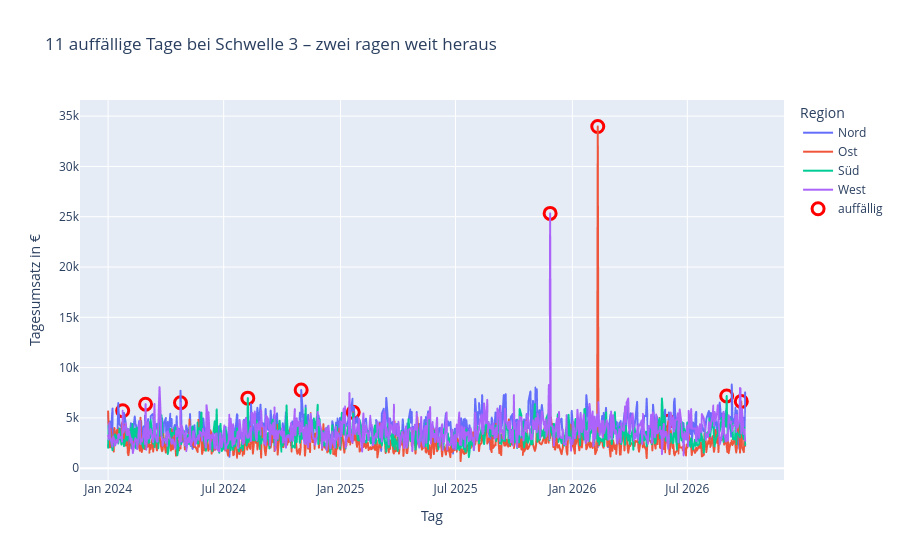

This figure's notebook cell:
### Markdown cell above
## Schritt 3 (fertig): Diagramm und Liste der auffälligen Tage

### Code cell
ergebnis = find_anomalies(tage, schwelle=3)
auffaellig = ergebnis[ergebnis["auffaellig"]]

fig = px.line(ergebnis, x="datum", y="umsatz", color="region",
              title="11 auffällige Tage bei Schwelle 3 – zwei ragen weit heraus",
              labels={"datum": "Tag", "umsatz": "Tagesumsatz in €", "region": "Region"})
fig.add_scatter(x=auffaellig["datum"], y=auffaellig["umsatz"], mode="markers", name="auffällig",
                marker=dict(size=12, color="red", symbol="circle-open", line=dict(width=3)))   # rote Kreise
fig

### Figure 1 — Plotly figure (JSON) as saved in the notebook; plotly's stock layout.template omitted (floating-point values rounded to 4 significant figures; data arrays with more than 128 entries replaced by an {"elided": "..."} marker saying what was removed)
{"data": [{"hovertemplate": "Region=Nord<br>Tag=%{x}<br>Tagesumsatz in €=%{y}<extra></extra>", "legendgroup": "Nord", "line": {"color": "#636efa", "dash": "solid"}, "marker": {"symbol": "circle"}, "mode": "lines", "name": "Nord", "showlegend": true, "type": "scattergl", "x": {"elided": "718 str values"}, "xaxis": "x", "y": {"elided": "718 float values"}, "yaxis": "y"}, {"hovertemplate": "Region=Ost<br>Tag=%{x}<br>Tagesumsatz in €=%{y}<extra></extra>", "legendgroup": "Ost", "line": {"color": "#EF553B", "dash": "solid"}, "marker": {"symbol": "circle"}, "mode": "lines", "name": "Ost", "showlegend": true, "type": "scattergl", "x": {"elided": "718 str values"}, "xaxis": "x", "y": {"elided": "718 float values"}, "yaxis": "y"}, {"hovertemplate": "Region=Süd<br>Tag=%{x}<br>Tagesumsatz in €=%{y}<extra></extra>", "legendgroup": "Süd", "line": {"color": "#00cc96", "dash": "solid"}, "marker": {"symbol": "circle"}, "mode": "lines", "name": "Süd", "showlegend": true, "type": "scattergl", "x": {"elided": "718 str values"}, "xaxis": "x", "y": {"elided": "718 float values"}, "yaxis": "y"}, {"hovertemplate": "Region=West<br>Tag=%{x}<br>Tagesumsatz in €=%{y}<extra></extra>", "legendgroup": "West", "line": {"color": "#ab63fa", "dash": "solid"}, "marker": {"symbol": "circle"}, "mode": "lines", "name": "West", "showlegend": true, "type": "scattergl", "x": {"elided": "718 str values"}, "xaxis": "x", "y": {"elided": "718 float values"}, "yaxis": "y"}, {"marker": {"color": "red", "line": {"width": 3}, "size": 12, "symbol": "circle-open"}, "mode": "markers", "name": "auffällig", "type": "scatter", "x": ["2024-01-24T00:00:00.000000000", "2024-02-29T00:00:00.000000000", "2024-04-24T00:00:00.000000000", "2024-08-08T00:00:00.000000000", "2024-10-31T00:00:00.000000000", "2025-01-21T00:00:00.000000000", "2025-11-27T00:00:00.000000000", "2026-02-10T00:00:00.000000000", "2026-06-01T00:00:00.000000000", "2026-09-01T00:00:00.000000000", "2026-09-24T00:00:00.000000000"], "y": [5713.0, 6366.0, 6506.0, 6966.0, 7774.0, 5553.0, 25330.0, 33970.0, 4669.0, 7185.0, 6641.0]}], "layout": {"legend": {"title": {"text": "Region"}, "tracegroupgap": 0}, "title": {"text": "11 auffällige Tage bei Schwelle 3 – zwei ragen weit heraus"}, "xaxis": {"anchor": "y", "domain": [0.0, 1.0], "title": {"text": "Tag"}}, "yaxis": {"anchor": "x", "domain": [0.0, 1.0], "title": {"text": "Tagesumsatz in €"}}}}
